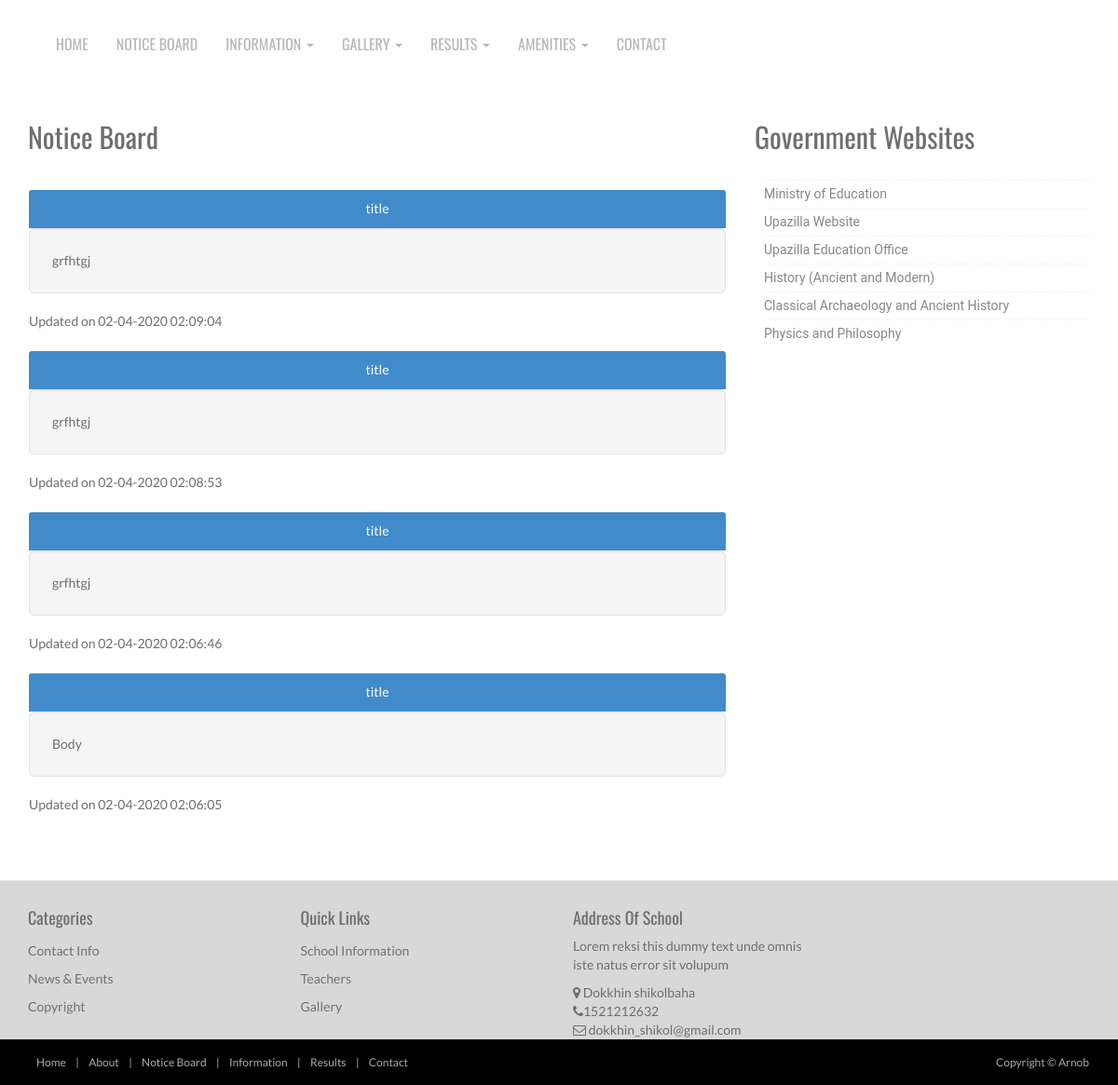
Page /notice.php on the committed database.
### tables this page shows
CREATE TABLE `notice` (
  `notice_no` int(11) NOT NULL,
  `notice_title` varchar(1000) NOT NULL,
  `notice_body` varchar(2500) NOT NULL,
  `time` text NOT NULL
);

CREATE TABLE `school_info` (
  `SI_id` int(20) NOT NULL,
  `School_Information` varchar(3000) NOT NULL,
  `address` varchar(2000) NOT NULL,
  `telnum` int(255) NOT NULL,
  `email` varchar(255) NOT NULL
);

### notice.php (the view, shortened to what this page needs)
<?php
include './includes/header.php';
?>
      <section class="container">
      <div class="row">
      	<div class="col-md-8"><div class="title-box clearfix "><h2 class="title-box_primary">Notice Board</h2></div>
		<p><?php
		$sql="SELECT * FROM notice ORDER BY notice_no DESC";
		$result= $db->query($sql);
		if($result){
		while($data=$result->fetch_object())
		{
		echo "<div class=\"panel panel-primary\"><div class=\"panel-heading\" align=\"center\">".$data->notice_title."</div>";
		echo "<div class=\"well well-lg\">".$data->notice_body."</div>Updated on $data->time</div>";
		}
		}
		else{
		echo"No Data Found";
		}
		?></p>
        </div>
          <div class="col-md-4"><div class="title-box clearfix "><h2 class="title-box_primary">Government Websites</h2></div>
            <div class="list styled custom-list">
            <ul>
            <li><a title="Snatoque penatibus et magnis dis partu rient montes ascetur ridiculus mus." href="#">Ministry of Education</a></li>
            <li><a title="Fusce feugiat malesuada odio. Morbi nunc odio gravida at cursus nec luctus." href="#">Upazilla Website</a></li>
            <li><a title="Penatibus et magnis dis parturient montes ascetur ridiculus mus." href="#">Upazilla Education Office</a></li>
            <li><a title="Morbi nunc odio gravida at cursus nec luctus a lorem. Maecenas tristique orci." href="#">History (Ancient and Modern)</a></li>
            <li><a title="Snatoque penatibus et magnis dis partu rient montes ascetur ridiculus mus." href="#">Classical Archaeology and Ancient History</a></li>
            <li><a title="Fusce feugiat malesuada odio. Morbi nunc odio gravida at cursus nec luctus." href="#">Physics and Philosophy</a></li>
            </ul>
            </div>
         </div>
      </div>
      </section>
   <?php
include './includes/footer.php';
?>

### includes/header.php (shortened to what this page needs)
<!DOCTYPE html>
<html lang="en">
<head>
	<link rel="stylesheet" href="assets/css/bootstrap.min.css">
	<link rel="stylesheet" href="assets/css/font-awesome.min.css">
	<link rel="stylesheet" href="assets/css/bootstrap-theme.css" media="screen">
	<link rel="stylesheet" href="assets/css/style.css">
    <link rel='stylesheet' id='camera-css'  href='assets/css/camera.css' type='text/css' media='all'>
</head>
<body>
	<div class="navbar navbar-inverse">
		<div class="container">
			<div class="navbar-collapse collapse">
				<ul class="nav navbar-nav pull-left mainNav">
					<li><a href="index.php">Home</a></li>
					<li><a href="notice.php">Notice Board</a></li>
					<li class="dropdown">
						<a href="Information.php" class="dropdown-toggle" data-toggle="dropdown">Information <b class="caret"></b></a>
					</li>
					<li class="dropdown">
						<a href="Gallery.php" class="dropdown-toggle" data-toggle="dropdown">Gallery <b class="caret"></b></a>
					</li>
					<li class="dropdown">
						<a href="results.php" class="dropdown-toggle" data-toggle="dropdown">Results <b class="caret"></b></a>
					</li>
					<li class="dropdown">
						<a href="amenities.php" class="dropdown-toggle" data-toggle="dropdown">Amenities <b class="caret"></b></a>
					</li>
					<li><a href="contact.php">Contact</a></li>
				</ul>
			</div>
		</div>
	</div>

### includes/footer.php (shortened to what this page needs)
<?php
$sql="SELECT * FROM School_info";
		$result= $db->query($sql);
		if($result){
		while($data=$result->fetch_object())
		{
			$address= $data->address;
			$telnum= $data->telnum;
			$email= $data->email;
		}
		}
		else{
		echo"No Data Found";
    }
    ?>
    <footer id="footer">
    <div class="container">
   <div class="row">
  <div class="footerbottom">
    <div class="col-md-3 col-sm-6">
      <div class="footerwidget">
        <h4>
          Categories
        </h4>
        <div class="menu-course">
          <ul class="menu">
            <li><a href="contact.php">
                Contact Info
              </a>
            </li>
            <li><a href="#">
                News & Events
              </a>
            </li>
            <li><a href="#">
                Copyright
              </a>
            </li>
          </ul>
        </div>
      </div>
    </div>
    <div class="col-md-3 col-sm-6">
      <div class="footerwidget">
        <h4>
          Quick Links
        </h4>
        <div class="menu-course">
          <ul class="menu">
            <li><a href="school_information.php">
                School Information
              </a>
            </li>
            <li><a href="teachers_information.php">
                Teachers
              </a>
            </li>
            <li><a href="gallery.php">
                Gallery
              </a>
            </li>
          </ul>
        </div>
      </div>
    </div>
    <div class="col-md-3 col-sm-6">
              <div class="footerwidget">
                         <h4>Address Of School</h4>
                        <p>Lorem reksi this dummy text unde omnis iste natus error sit volupum</p>
            <div class="contact-info">
            <i class="fa fa-map-marker"></i> <?php echo $address; ?><br>
            <i class="fa fa-phone"></i><?php echo $telnum; ?> <br>
             <i class="fa fa-envelope-o"></i> <?php echo $email; ?>
              </div>
                </div>
    </div>
  </div>
</div>
    </div>
    <div class="footer2">
      <div class="container">
        <div class="row">
          <div class="col-md-6 panel">
            <div class="panel-body">
              <p class="simplenav">
                <a href="index.php">Home</a> |
                <a href="school_information.php">About</a> |
                <a href="notice.php">Notice Board</a> |
                <a href="">Information</a> |
                <a href="">Results</a> |
                <a href="">Contact</a>
              </p>
            </div>
          </div>
          <div class="col-md-6 panel">
            <div class="panel-body">
              <p class="text-right">
                Copyright &copy; Arnob
              </p>
            </div>
          </div>
        </div>
      </div>
    </div>
  </footer>
</body>
</html>

### assets/css/style.css (style rules this page uses)
body { font-family: 'Lato', sans-serif; font-weight: normal; color: #6E6E6E; }
h1, h2, h3, h4, h5, h6 { font-weight: normal; font-family: 'Oswald', sans-serif; }
h1, .h1, h2, .h2, h3, .h3 { margin-top: 30px; }
h2 { margin: 30px 0; }
a { color:#3d84e6; }
.navbar-nav>li>a { padding-top: 12px; padding-bottom: 12px; font-family: 'Oswald', sans-serif; font-weight: 400 !important; }
.panel { margin-bottom: 0px; background-color: transparent; border: 1px solid transparent; border-radius: 0px; -webkit-box-shadow: none; box-shadow: none; }
.panel-body { padding: 0px; }
ul, .list.custom-list ul { margin: 0 0 11px; list-style-type: none; padding-left: 10px; }
.list.custom-list ul li { margin: 0; padding: 4px 0 5px 0px; border-top: 1px dashed #f2f2f2; position: relative; }
.list.custom-list ul li a { font: 14px/1.2em 'Roboto', sans-serif; color:#878787; text-transform: none; display: inline; position: relative; }
.navbar-inverse { background: #fff; margin: 0 auto; }
.navbar-inverse { border: none; }
.navbar-inverse .navbar-nav > li > a, .navbar-inverse .navbar-nav > .open ul > a { color: #B8B8B8; font-size: 16px; text-transform: uppercase; }
.navbar-inverse .navbar-nav > li > a, .navbar-inverse .navbar-nav > .open ul > a { text-align: left; }
footer { border-top: 1px solid #e5e5e5; background:#D8D8D8; margin-top: 40px; padding-top: 20px; }
ul.menu { padding: 0px; }
.menu li { padding: 5px 0px; }
.menu li a { color:#717171; }
.footer2 { background: #000; padding: 15px 0; color: #aaa; font-size: 12px; }
.footer2 a { color: #aaa; }
.footer2 p { margin: 0; }
footer ul li { list-style: none; }
.footer2 a { padding: 4px 8px; }

### rows in the picture
notice: notice_title "title", notice_body "grfhtgj", time "02-04-2020 02:09:04"
notice: notice_title "title", notice_body "grfhtgj", time "02-04-2020 02:08:53"
notice: notice_title "title", notice_body "grfhtgj", time "02-04-2020 02:06:46"
notice: notice_title "title", notice_body "Body", time "02-04-2020 02:06:05"
school_info: address "Dokkhin shikolbaha", telnum "1521212632", email "dokkhin_shikol@gmail.com"
